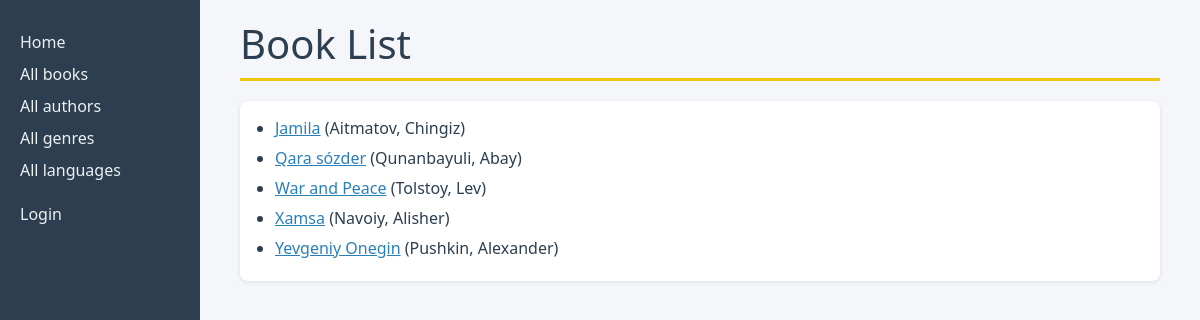
/catalog/books/, run on the app's committed database.
### catalog/models.py (models this page shows, shortened)
class Book(models.Model):
    title = models.CharField(max_length=200)
    author = models.ForeignKey('Author', on_delete=models.RESTRICT, null=True)
    summary = models.TextField(
        max_length=1000, help_text="Enter a brief description of the book")
    isbn = models.CharField('ISBN', max_length=13,
                            unique=True,
                            help_text='13 Character <a href="https://www.isbn-international.org/content/what-isbn'
                                      '">ISBN number</a>')
    genre = models.ManyToManyField(
        Genre, help_text="Select a genre for this book")
    language = models.ForeignKey(
        'Language', on_delete=models.SET_NULL, null=True)
    class Meta:
        ordering = ['title', 'author']
    def get_absolute_url(self):
        return reverse('book-detail', args=[str(self.id)])
    def display_genre(self):
        return ', '.join(genre.name for genre in self.genre.all()[:3])
    display_genre.short_description = 'Genre'

class Author(models.Model):
    first_name = models.CharField(max_length=100)
    last_name = models.CharField(max_length=100)
    date_of_birth = models.DateField(null=True, blank=True)
    date_of_death = models.DateField('Died', null=True, blank=True)
    class Meta:
        ordering = ['last_name', 'first_name']
    def __str__(self):
        return f'{self.last_name}, {self.first_name}'

### catalog/views.py (the view)
# urls.py: path('books/', views.BookListView.as_view(), name='books'),
class BookListView(generic.ListView):
    model = Book
    paginate_by = 10

### catalog/templates/catalog/book_list.html (shortened to what this page needs)
<!doctype html>
<html lang="en">
<head>
</head>
<body>
    {% extends "base_generic.html" %}
{% block content %}
  <h1>Book List</h1>
  {% if book_list %}
    <ul>
      {% for book in book_list %}
      <li>
        <a href="{{ book.get_absolute_url }}">{{ book.title }}</a>
        ({{ book.author }})
      </li>
      {% endfor %}
    </ul>
  {% else %}
    <p>There are no books in the library.</p>
  {% endif %}
{% endblock %}

### catalog/static/css/styles.css (style rules this page uses)
body { background-color: #f4f6f9; font-family: "Segoe UI", Arial, sans-serif; color: #2c3e50; }
h1 { color: #2c3e50; border-bottom: 3px solid #f1c40f; padding-bottom: 10px; margin-bottom: 20px; }
.col-sm-10 a { color: #2980b9; }
.col-sm-10 ul { background-color: #ffffff; padding: 15px 15px 15px 35px; border-radius: 8px; box-shadow: 0 1px 4px rgba(0, 0, 0, 0.1); }
.col-sm-10 li { margin-bottom: 6px; }

### data on the page
Book: title "Jamila", author "Aitmatov, Chingiz"
Book: title "Qara sózder", author "Qunanbayuli, Abay"
Book: title "War and Peace", author "Tolstoy, Lev"
Book: title "Xamsa", author "Navoiy, Alisher"
Book: title "Yevgeniy Onegin", author "Pushkin, Alexander"
